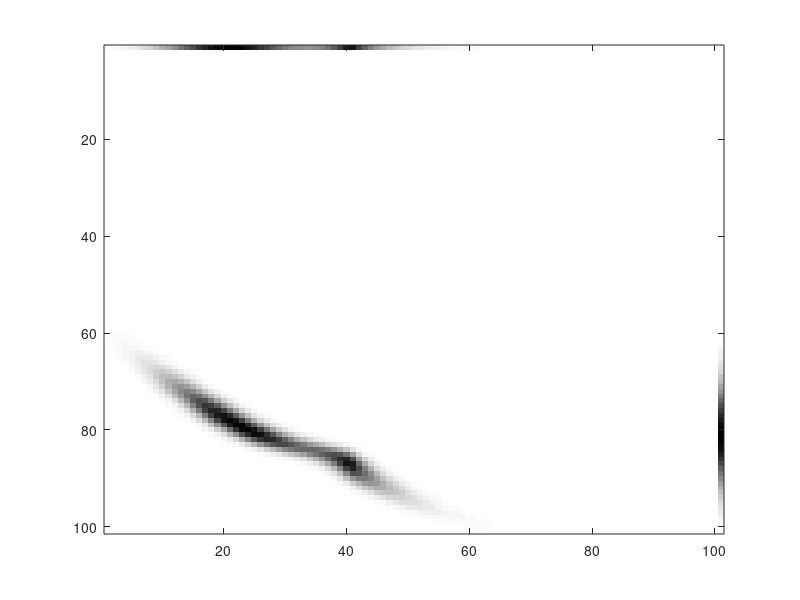

The MATLAB source for this figure:
%Parameters
gamma = 10; %reg for entropy
maxiter = 100; % maxiter
map = colormap(gray);
 
 
N = 100; % size
x = linspace(0,1,N)';%spatial coordinate
 
% marginals
p = exp(-(x-0.2).^2*10^2) + exp(-abs(x-0.4)*20);p=p./sum(p); %for colums sum
q = exp(-(x-0.8).^2*10^2);q = q./sum(q); % for row sum
 
[i,j] = meshgrid(1:N);
M = exp(-(i-j).^2/gamma); % exp(-cost/gamma)
 
% intialize u and v
u = ones(N,1);v = ones(N,1);
 
% Sinkhorn-Knopp
% iteratively scale rows and columns
for k = 1:maxiter
    % update u and v
    u = p./(M*v);
    v = q./(M'*u);
    % assemble pi (only for illustration purposes)
    pi = diag(v)*M*diag(u);
    % display pi (with marginals on top and to the left)
    imagesc([p'/max(p) 0;pi/max(pi(:)) q/max(q)])
    colormap(1-map)
    drawnow
end
